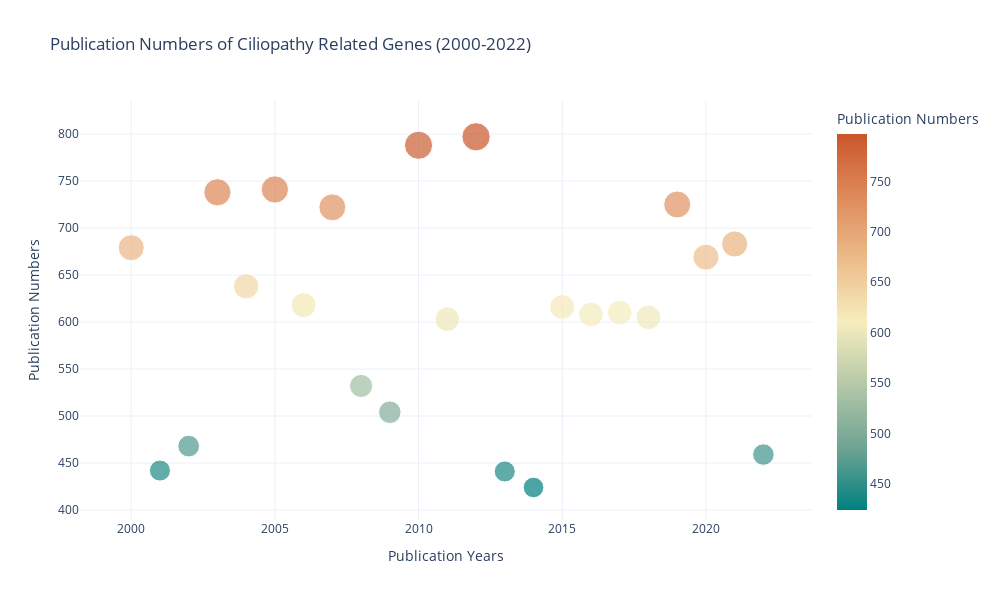

The cell this chart's notebook holds for it:
### Code cell
import plotly.express as px
import pandas as pd
import random

# 生成测试数据
years = list(range(2000, 2023))
publications = [random.randint(400, 800) for _ in years]
keywords = [f"Keyword_{year}" for year in years]
numbers = [random.randint(1, 10) for _ in years]

data = {'Year': years, 'Publications': publications, 'Keywords': keywords, 'Numbers': numbers}

df = pd.DataFrame(data)

# 使用plotly进行绘图
fig = px.scatter(df, 
                 x='Year', 
                 y='Publications', 
                 size='Publications',
                 color='Publications',
                 hover_name='Keywords',
                 hover_data=['Keywords', 'Numbers'],  # 添加了Keywords和Numbers到悬浮数据中
                 size_max=20,
                 title='Publication Numbers of Ciliopathy Related Genes (2000-2022)',
                 labels={"Publications": "Publication Numbers", "Year": "Publication Years"},
                 color_continuous_scale="Geyser",  # _r表示颜色反转
                #  color_continuous_scale=px.colors.sequential.Viridis
                 )

fig.update_layout(
    # font=dict(family="Arial", size=14),
    template="plotly_white",
    # template="simple_white",
    width=1000,  # 图表宽度
    height=600,  # 图表高度
)

fig.update_traces(marker_symbol='circle')

# 显示图表
fig.show()

### Figure 1 — Plotly figure (JSON) as saved in the notebook; plotly's stock layout.template omitted (floating-point values rounded to 4 significant figures)
{"data": [{"customdata": [["Keyword_2000", 5], ["Keyword_2001", 1], ["Keyword_2002", 3], ["Keyword_2003", 10], ["Keyword_2004", 5], ["Keyword_2005", 7], ["Keyword_2006", 3], ["Keyword_2007", 5], ["Keyword_2008", 9], ["Keyword_2009", 2], ["Keyword_2010", 7], ["Keyword_2011", 3], ["Keyword_2012", 2], ["Keyword_2013", 10], ["Keyword_2014", 7], ["Keyword_2015", 2], ["Keyword_2016", 3], ["Keyword_2017", 7], ["Keyword_2018", 8], ["Keyword_2019", 9], ["Keyword_2020", 3], ["Keyword_2021", 5], ["Keyword_2022", 4]], "hovertemplate": "<b>%{hovertext}</b><br><br>Publication Years=%{x}<br>Publication Numbers=%{marker.color}<br>Keywords=%{customdata[0]}<br>Numbers=%{customdata[1]}<extra></extra>", "hovertext": ["Keyword_2000", "Keyword_2001", "Keyword_2002", "Keyword_2003", "Keyword_2004", "Keyword_2005", "Keyword_2006", "Keyword_2007", "Keyword_2008", "Keyword_2009", "Keyword_2010", "Keyword_2011", "Keyword_2012", "Keyword_2013", "Keyword_2014", "Keyword_2015", "Keyword_2016", "Keyword_2017", "Keyword_2018", "Keyword_2019", "Keyword_2020", "Keyword_2021", "Keyword_2022"], "legendgroup": "", "marker": {"color": [679, 442, 468, 738, 638, 741, 618, 722, 532, 504, 788, 603, 797, 441, 424, 616, 608, 610, 605, 725, 669, 683, 459], "coloraxis": "coloraxis", "size": [679, 442, 468, 738, 638, 741, 618, 722, 532, 504, 788, 603, 797, 441, 424, 616, 608, 610, 605, 725, 669, 683, 459], "sizemode": "area", "sizeref": 1.992, "symbol": "circle"}, "mode": "markers", "name": "", "orientation": "v", "showlegend": false, "type": "scatter", "x": [2000, 2001, 2002, 2003, 2004, 2005, 2006, 2007, 2008, 2009, 2010, 2011, 2012, 2013, 2014, 2015, 2016, 2017, 2018, 2019, 2020, 2021, 2022], "xaxis": "x", "y": [679, 442, 468, 738, 638, 741, 618, 722, 532, 504, 788, 603, 797, 441, 424, 616, 608, 610, 605, 725, 669, 683, 459], "yaxis": "y"}], "layout": {"coloraxis": {"colorbar": {"title": {"text": "Publication Numbers"}}, "colorscale": [[0, "rgb(0, 128, 128)"], [0.1667, "rgb(112, 164, 148)"], [0.3333, "rgb(180, 200, 168)"], [0.5, "rgb(246, 237, 189)"], [0.6667, "rgb(237, 187, 138)"], [0.8333, "rgb(222, 138, 90)"], [1, "rgb(202, 86, 44)"]]}, "height": 600, "legend": {"itemsizing": "constant", "tracegroupgap": 0}, "title": {"text": "Publication Numbers of Ciliopathy Related Genes (2000-2022)"}, "width": 1000, "xaxis": {"anchor": "y", "domain": [0, 1], "title": {"text": "Publication Years"}}, "yaxis": {"anchor": "x", "domain": [0, 1], "title": {"text": "Publication Numbers"}}}}
